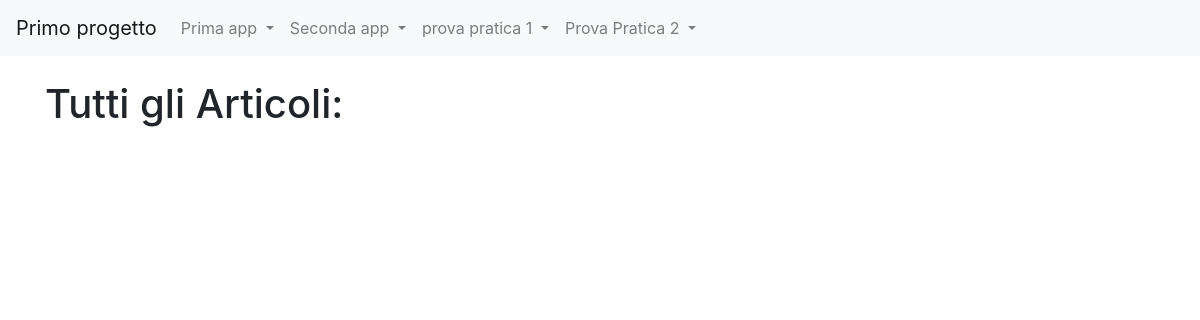
Before: /news/lista_articoli/ with the older database file.
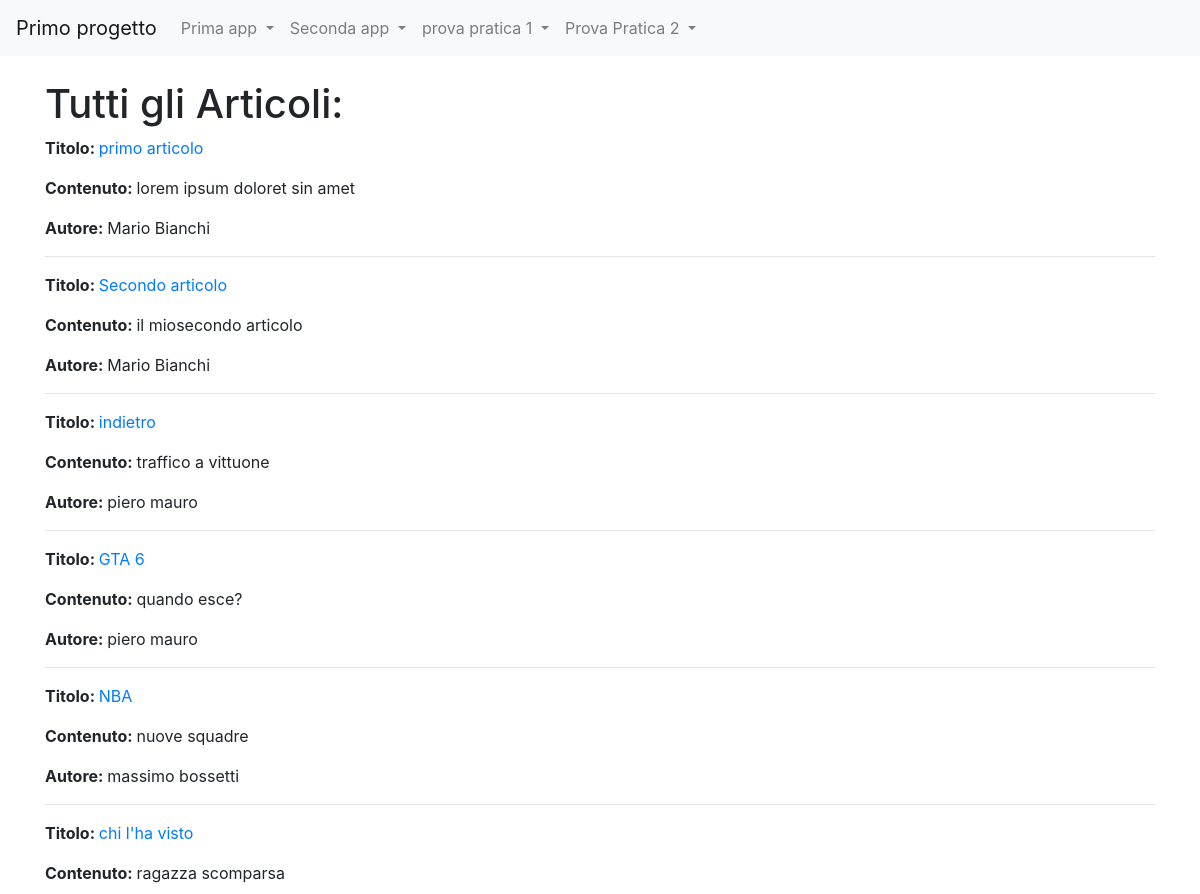
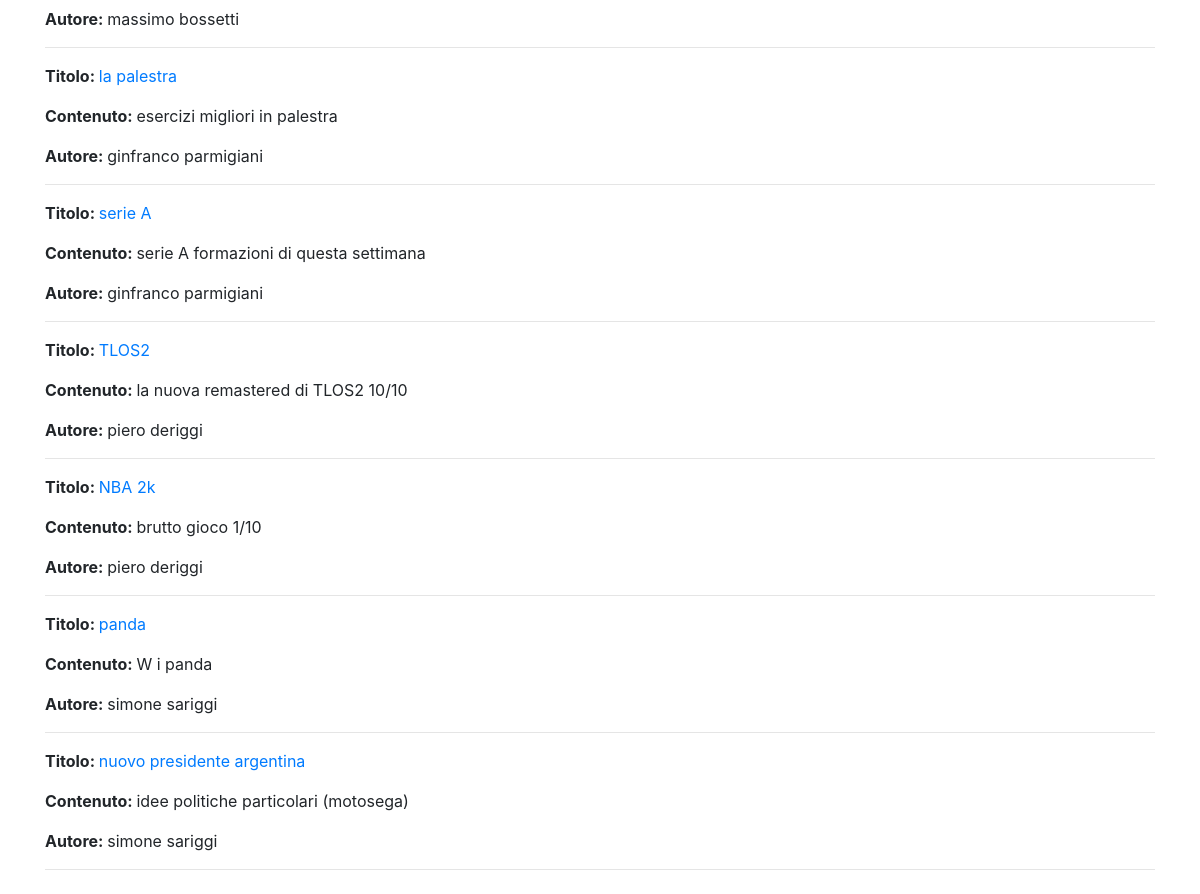
After: the same page with the newer database file (2 pictures, top to bottom).
### news/models.py (models this page shows, shortened)
class Articolo(models.Model):
    titolo = models.CharField(max_length=100)
    contenuto = models.TextField()
    giornalista = models.ForeignKey(Giornalista, on_delete=models.CASCADE, related_name="articoli")
    data=models.DateField(auto_now=True,blank=True)
    visualizzazioni = models.IntegerField(default = 0,blank=True)
    class Meta:
        verbose_name = "Articolo"
        verbose_name_plural = "Articoli"

class Giornalista(models.Model):
    nome = models.CharField(max_length=20)
    cognome = models.CharField(max_length=20)
    anno_di_nascita = models.DateField(blank=True)
    def __str__(self):
        return self.nome +" "+ self.cognome
    class Meta:
        verbose_name = "Giornalista"
        verbose_name_plural = "Giornalisti"

### news/views.py (the view)
# urls.py: path('lista_articoli/', listaArticoli, name="lista_articoli"),
def listaArticoli(request, pk=None):
    if(pk==None):
        articoli = Articolo.objects.all()
    else:
        articoli = Articolo.objects.filter(giornalista_id=pk)
    context = {
        'pk': pk,
        'articoli': articoli
    }
    return render(request, 'lista_articoli.html', context)

### news/templates/lista_articoli.html (shortened to what this page needs)
{% extends "base.html"%}
{%block content%}
    {% if pk == None %}
        <h1>Tutti gli Articoli:</h1>
    {% else %}
        <h1>Articoli di un Giornalista:</h1>
    {% endif %}
    {% for x in articoli %}
        <p><strong>Titolo: </strong><a href="">{{ x.titolo }}</a></p>
        <p><strong>Contenuto: </strong><a>{{ x.contenuto }}</a></p>
        <p><strong>Autore: </strong><a>{{ x.giornalista }}</a></p>
        <hr>
    {% endfor %}
{%endblock content%}

Changed rows visible on the page:
added Articolo: titolo "primo articolo", contenuto "lorem ipsum doloret sin amet", giornalista "Mario Bianchi"
added Articolo: titolo "Secondo articolo", contenuto "il miosecondo articolo", giornalista "Mario Bianchi"
added Articolo: titolo "indietro", contenuto "traffico a vittuone", giornalista "piero mauro"
added Articolo: titolo "GTA 6", contenuto "quando esce?", giornalista "piero mauro"
added Articolo: titolo "NBA", contenuto "nuove squadre", giornalista "massimo bossetti"
added Articolo: titolo "chi l'ha visto", contenuto "ragazza scomparsa", giornalista "massimo bossetti"
added Articolo: titolo "la palestra", contenuto "esercizi migliori in palestra", giornalista "ginfranco parmigiani"
added Articolo: titolo "serie A", contenuto "serie A formazioni di questa settimana", giornalista "ginfranco parmigiani"
added Articolo: titolo "TLOS2", contenuto "la nuova remastered di TLOS2 10/10", giornalista "piero deriggi"
added Articolo: titolo "NBA 2k", contenuto "brutto gioco 1/10", giornalista "piero deriggi"
added Articolo: titolo "panda", contenuto "W i panda", giornalista "simone sariggi"
added Articolo: titolo "nuovo presidente argentina", contenuto "idee politiche particolari (motosega)", giornalista "simone sariggi"
